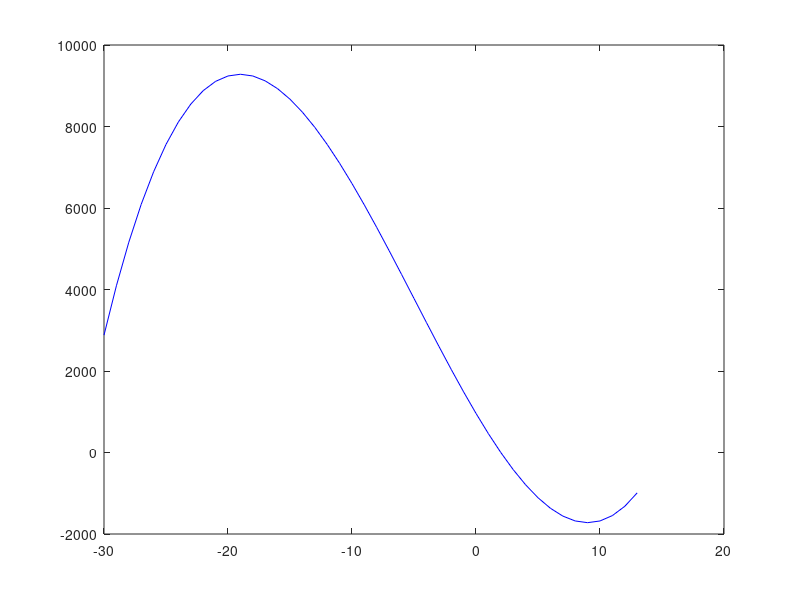

Recreate this plot in MATLAB.
% Bat Algorithm - Function Graphic 

clear all
close all
clc

x=-30:1:13;
y=x.^3 + 15*x.^2 -514*x +960;
plot(x,y,'b')

